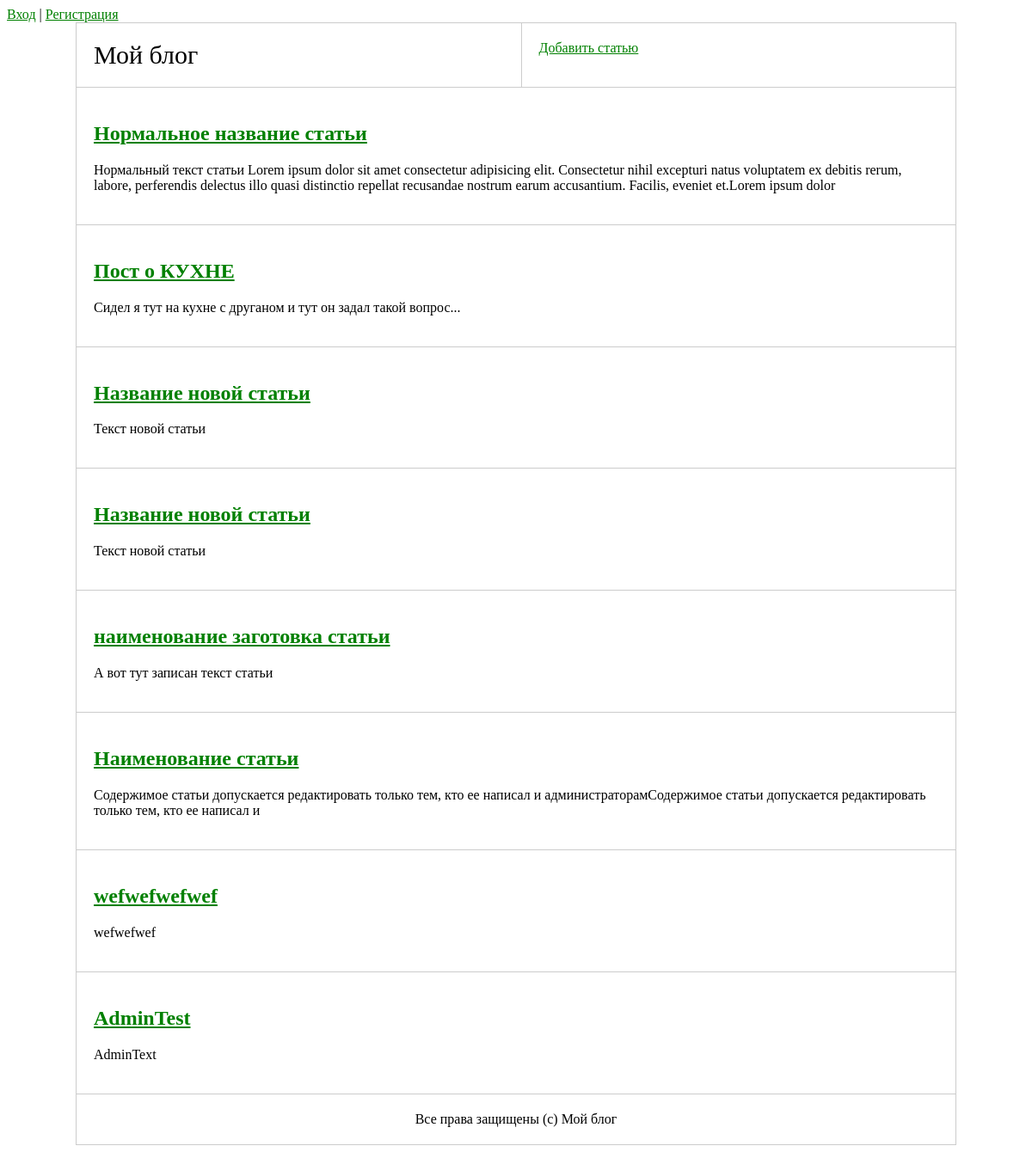
The page / on the database its author committed.
### tables this page shows
CREATE TABLE `articles` (
  `id` int(11) NOT NULL,
  `author_id` int(11) NOT NULL,
  `name` varchar(255) NOT NULL,
  `text` text NOT NULL,
  `created_at` datetime NOT NULL DEFAULT CURRENT_TIMESTAMP
);

### src/MyProject/Controllers/MainController.php (called while the page is built, shortened)
<?php
class MainController extends AbstractController
{
    public function main()
    {
        $articles = Article::findAll();
        $this->view->renderHtml('main/main.php',['articles'=>$articles]);
    }
}

### www/index.php (called while the page is built, shortened)
<?php
try{
    $routes = require __DIR__ . str_replace('/','\\','/../src/routes.php');
    $route = $_GET['route'] ?? '';
    foreach ($routes as $pattern => $controllerAndAction) {
        preg_match($pattern, $route, $matches);
        if (!empty($matches)) {
            break;
        }
    }
    unset($matches[0]);
    $actionName = $controllerAndAction[1];
    $controller = new $controllerName();
    $controller -> $actionName(...$matches);
} catch (\MyProject\Exceptions\DbException $e) {
    $view = new \MyProject\View\View(__DIR__. str_replace('/','\\','/../src/templates/errors'));
    $view->renderHtml('500.php', ['error'=>$e->getMessage()],500);
} catch (\MyProject\Exceptions\NotFoundException $e) {
    $view = new \MyProject\View\View(__DIR__. str_replace('/','\\','/../src/templates/errors'));
    $view->renderHtml('404.php', ['error'=>$e->getMessage()],404);
}catch (\MyProject\Exceptions\UnauthorizedException $e) {
    $view = new \MyProject\View\View(__DIR__. str_replace('/','\\','/../src/templates/errors'));
    $view->renderHtml('401.php', ['error'=>$e->getMessage()],401);
}catch (\MyProject\Exceptions\ForbiddenException $e) {
    $view = new \MyProject\View\View(__DIR__. str_replace('/','\\','/../src/templates/errors'));
    $view->renderHtml('notAllow.php', ['error'=>$e->getMessage()],401);
}

### src/settings.php (called while the page is built)
<?php
return [
    'db'=>[
        'user'=>'user',
        'password'=>'userP@ssw0rd',
        'dbname'=>'my_project',
        'host'=>'localhost',
    ]
];

### src/MyProject/Services/Db.php (called while the page is built, shortened)
<?php
class Db
{
    private static $instance;
    private $pdo;
    private function __construct()
    {
        $dbOptions = (require __DIR__.'/../../settings.php')['db'];
        try {
            $this->pdo = new PDO(
                'mysql:host='.$dbOptions['host'].'; dbname='.$dbOptions['dbname'],
                $dbOptions['user'],
                $dbOptions['password']
            );
            $this->pdo->exec('SET NAMES UTF8');
        } catch (PDOException $e) {
            throw new DbException("Ошибка при подключении к базе данных:" . $e->getMessage());
        }
    }
    public function query(string $sql, array $params = [], string $className = 'stdClass'): ?array
    {
        $sth = $this->pdo->prepare($sql);
        $result = $sth->execute($params);
        return $sth->fetchAll(PDO::FETCH_CLASS, $className);
    }
    public static function getInstances():self
    {
        if (self::$instance === null) {
            self::$instance = new self();
        }
        return self::$instance;
    }
}

### src/MyProject/Models/ActiveRecordEntity.php (called while the page is built, shortened)
<?php
abstract class ActiveRecordEntity
{
    protected $id;
    public function getId()
    {
        return $this->id;
    }
    private function under_score_ToCamelCase(string $source):string
    {
        return lcfirst(str_replace('_','',ucwords($source, '_')));
    }
    public static function findAll(): array
    {
        $db = Db::getInstances();
        return $db->query('SELECT * FROM `'.static::getTableName().'`;', [], static::class);
    }
}

### src/MyProject/Models/Articles/Article.php (called while the page is built, shortened)
<?php
class Article extends ActiveRecordEntity
{
    protected $name;
    protected $text;
    public function getName():string
    {
        return $this->name;
    }
    public function getText(int $n=0):string
    {
        if ($n > 0) {
           return substr($this->text, 0, $n);
        } else {
            return $this->text;
        }
    }
    protected static function getTableName(): string
    {
        return 'articles';
    }
}

### src/templates/main/main.php (the view)
<?php include('../src/templates/header.php');?>
    <table class='layout'>
        <tr>
            <td class='header'>
                Мой блог
            </td>
            <td>
                <a href="articles/add">   Добавить статью</a>
            </td>
        </tr>
        <?php foreach ($articles as $article):?>
        <tr>
            <td colspan="2">
                <h2><a href="articles/<?=$article->getId();?>"><?=$article->getName();?></a></h2>
                <p><?=$article->getText(300);?></p>
            </td>
        </tr>
        <?php endforeach;?>
        <?php include('../src/templates/footer.php');?>

### www/style.css (style rules this page uses)
table { border: 1px solid; }
td { border: 1px solid; }
.layout { width: 100%; max-width: 1024px; margin: auto; background-color: #fff; border-collapse: collapse; }
.layout tr td { padding:20px; vertical-align: top; border: 1px solid #ccc; }
.header { font-size:30px; }
a, a:visited { color:green; }

### rows shown on the page
articles: name "Нормальное название статьи", text "Нормальный текст статьи Lorem ipsum dolor sit amet consectetur adipisicing elit. Consectetur nihil excepturi natus voluptatem ex debitis rerum, labore, perferendis delectus illo quasi distinctio repellat recusandae nostrum earum accusantium. Facilis, eveniet et.Lorem ipsum dolor"
articles: name "Пост о КУХНЕ", text "Сидел я тут на кухне с друганом и тут он задал такой вопрос..."
articles: name "Название новой статьи", text "Текст новой статьи"
articles: name "Название новой статьи", text "Текст новой статьи"
articles: name "наименование заготовка статьи", text "А вот тут записан текст статьи"
articles: name "Наименование статьи", text "Содержимое статьи допускается редактировать только тем, кто ее написал и администраторамСодержимое статьи допускается редактировать только тем, кто ее написал и"
articles: name "wefwefwefwef", text "wefwefwef"
articles: name "AdminTest", text "AdminText"
